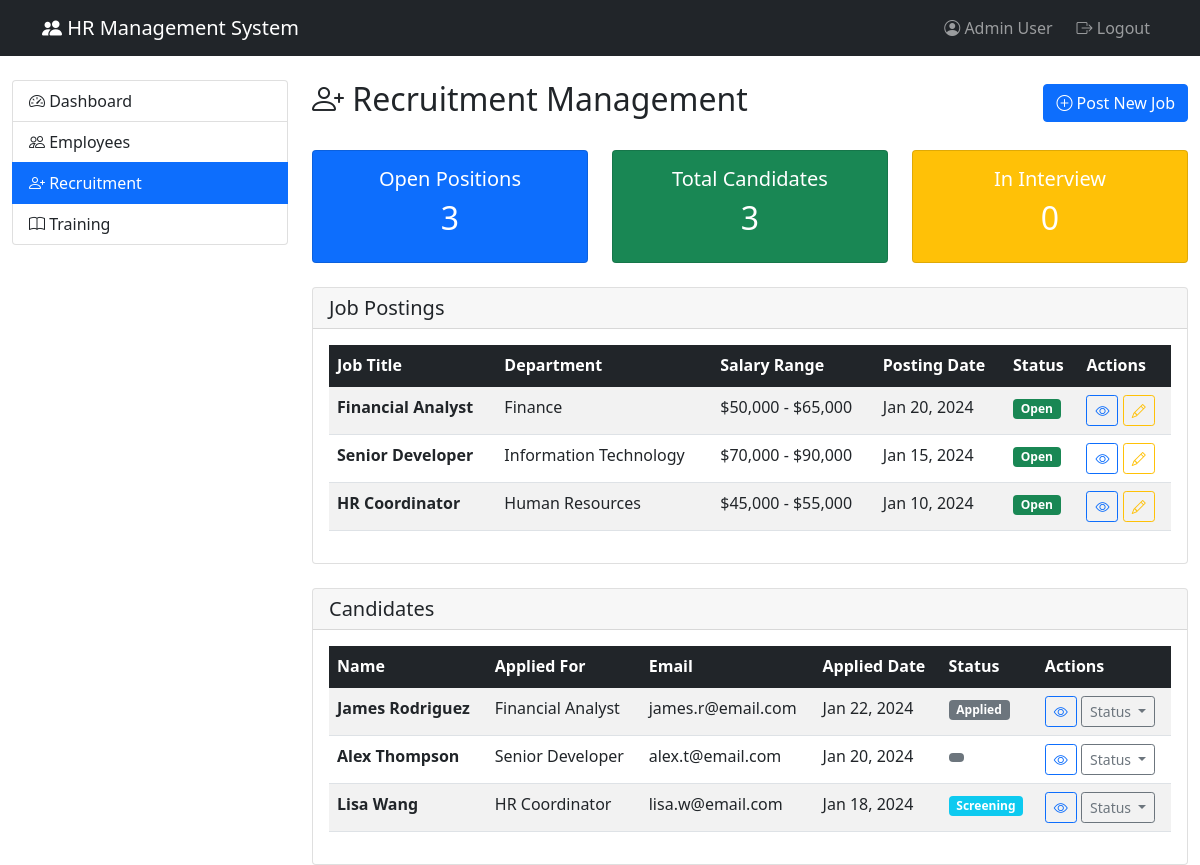
The page /recruitment.php (signed in) on the database its author committed.
### tables this page shows
CREATE TABLE `job_postings` (
  `job_id` int(11) NOT NULL,
  `job_title` varchar(100) NOT NULL,
  `dept_id` int(11) DEFAULT NULL,
  `job_description` text DEFAULT NULL,
  `requirements` text DEFAULT NULL,
  `responsibilities` text DEFAULT NULL,
  `salary_range_min` decimal(10,2) DEFAULT NULL,
  `salary_range_max` decimal(10,2) DEFAULT NULL,
  `position_type` enum('full_time','part_time','contract','internship') DEFAULT 'full_time',
  `work_location` varchar(100) DEFAULT NULL,
  `experience_required` varchar(100) DEFAULT NULL,
  `education_required` varchar(100) DEFAULT NULL,
  `posting_date` date DEFAULT NULL,
  `closing_date` date DEFAULT NULL,
  `status` enum('draft','open','closed','filled','cancelled') DEFAULT 'draft',
  `created_by` int(11) DEFAULT NULL,
  `created_at` timestamp NOT NULL DEFAULT current_timestamp()
);

CREATE TABLE `departments` (
  `dept_id` int(11) NOT NULL,
  `dept_name` varchar(100) NOT NULL,
  `manager_id` int(11) DEFAULT NULL,
  `location` varchar(100) DEFAULT NULL,
  `description` text DEFAULT NULL,
  `budget` decimal(15,2) DEFAULT NULL,
  `created_at` timestamp NOT NULL DEFAULT current_timestamp(),
  `updated_at` timestamp NOT NULL DEFAULT current_timestamp() ON UPDATE current_timestamp()
);

CREATE TABLE `candidates` (
  `candidate_id` int(11) NOT NULL,
  `first_name` varchar(50) NOT NULL,
  `last_name` varchar(50) NOT NULL,
  `email` varchar(100) NOT NULL,
  `phone` varchar(20) DEFAULT NULL,
  `job_id` int(11) NOT NULL,
  `applied_date` date DEFAULT NULL,
  `resume_path` varchar(255) DEFAULT NULL,
  `cover_letter` text DEFAULT NULL,
  `source` enum('website','linkedin','referral','indeed','other') DEFAULT 'website',
  `status` enum('applied','screening','phone_interview','technical_test','onsite_interview','reference_check','offer_pending','offer_accepted','rejected','withdrawn') DEFAULT 'applied',
  `current_stage_date` date DEFAULT NULL,
  `expected_salary` decimal(10,2) DEFAULT NULL,
  `notice_period` int(11) DEFAULT NULL,
  `notes` text DEFAULT NULL,
  `created_at` timestamp NOT NULL DEFAULT current_timestamp()
);

### recruitment.php (the view, shortened to what this page needs)
<?php
require_once 'includes/config.php';
try {
    $stmt = $pdo->query("
        SELECT jp.*, d.dept_name
        FROM job_postings jp
        LEFT JOIN departments d ON jp.dept_id = d.dept_id
        ORDER BY jp.posting_date DESC
    ");
    $job_postings = $stmt->fetchAll(PDO::FETCH_ASSOC);
    $stmt = $pdo->query("
        SELECT c.*, jp.job_title, jp.dept_id
        FROM candidates c
        JOIN job_postings jp ON c.job_id = jp.job_id
        ORDER BY c.applied_date DESC
    ");
    $candidates = $stmt->fetchAll(PDO::FETCH_ASSOC);
    $total_candidates = count($candidates);
    $interview_candidates = count(array_filter($candidates, function($c) { return in_array($c['status'], ['phone_interview', 'onsite_interview']); }));
} catch(PDOException $e) {
    $error = "Error loading recruitment data: " . $e->getMessage();
}
?>
<!DOCTYPE html>
<html lang="en">
<head>
    <link href="https://cdn.jsdelivr.net/npm/bootstrap@5.1.3/dist/css/bootstrap.min.css" rel="stylesheet">
    <link rel="stylesheet" href="https://cdn.jsdelivr.net/npm/bootstrap-icons@1.8.1/font/bootstrap-icons.css">
</head>
<body>
    <nav class="navbar navbar-expand-lg navbar-dark bg-dark">
        <div class="container">
            <a class="navbar-brand" href="dashboard.php">
                <i class="bi bi-people-fill"></i> HR Management System
            </a>
            <div class="navbar-nav ms-auto">
                <span class="navbar-text me-3">
                    <i class="bi bi-person-circle"></i>
                    <?php echo $_SESSION['user_name']; ?>
                </span>
                <a class="nav-link" href="logout.php">
                    <i class="bi bi-box-arrow-right"></i> Logout
                </a>
            </div>
        </div>
    </nav>
    <div class="container-fluid mt-4">
        <div class="row">
            <div class="col-md-3">
                <div class="list-group">
                    <a href="dashboard.php" class="list-group-item list-group-item-action">
                        <i class="bi bi-speedometer2"></i> Dashboard
                    </a>
                    <a href="employees.php" class="list-group-item list-group-item-action">
                        <i class="bi bi-people"></i> Employees
                    </a>
                    <a href="recruitment.php" class="list-group-item list-group-item-action active">
                        <i class="bi bi-person-plus"></i> Recruitment
                    </a>
                    <a href="training.php" class="list-group-item list-group-item-action">
                        <i class="bi bi-book"></i> Training
                    </a>
                </div>
            </div>
            <div class="col-md-9">
                <div class="d-flex justify-content-between align-items-center mb-4">
                    <h2><i class="bi bi-person-plus"></i> Recruitment Management</h2>
                    <div>
                        <button class="btn btn-primary" data-bs-toggle="modal" data-bs-target="#addJobModal">
                            <i class="bi bi-plus-circle"></i> Post New Job
                        </button>
                    </div>
                </div>
                <div class="row mb-4">
                    <div class="col-md-4">
                        <div class="card bg-primary text-white">
                            <div class="card-body text-center">
                                <h5>Open Positions</h5>
                                <h2><?php echo count(array_filter($job_postings, function($jp) { return $jp['status'] == 'open'; })); ?></h2>
                            </div>
                        </div>
                    </div>
                    <div class="col-md-4">
                        <div class="card bg-success text-white">
                            <div class="card-body text-center">
                                <h5>Total Candidates</h5>
                                <h2><?php echo $total_candidates; ?></h2>
                            </div>
                        </div>
                    </div>
                    <div class="col-md-4">
                        <div class="card bg-warning text-white">
                            <div class="card-body text-center">
                                <h5>In Interview</h5>
                                <h2><?php echo $interview_candidates; ?></h2>
                            </div>
                        </div>
                    </div>
                </div>
                <div class="card mb-4">
                    <div class="card-header">
                        <h5 class="card-title mb-0">Job Postings</h5>
                    </div>
                    <div class="card-body">
                        <div class="table-responsive">
                            <table class="table table-striped table-hover">
                                <thead class="table-dark">
                                    <tr>
                                        <th>Job Title</th>
                                        <th>Department</th>
                                        <th>Salary Range</th>
                                        <th>Posting Date</th>
                                        <th>Status</th>
                                        <th>Actions</th>
                                    </tr>
                                </thead>
                                <tbody>
                                    <?php foreach($job_postings as $job): ?>
                                    <tr>
                                        <td><strong><?php echo $job['job_title']; ?></strong></td>
                                        <td><?php echo $job['dept_name']; ?></td>
                                        <td>$<?php echo number_format($job['salary_range_min']); ?> - $<?php echo number_format($job['salary_range_max']); ?></td>
                                        <td><?php echo date('M j, Y', strtotime($job['posting_date'])); ?></td>
                                        <td>
                                            <span class="badge bg-<?php
                                                echo $job['status'] == 'open' ? 'success' :
                                                    ($job['status'] == 'draft' ? 'secondary' : 'danger');
                                            ?>">
                                                <?php echo ucfirst($job['status']); ?>
                                            </span>
                                        </td>
                                        <td>
                                            <button class="btn btn-sm btn-outline-primary">
                                                <i class="bi bi-eye"></i>
                                            </button>
                                            <button class="btn btn-sm btn-outline-warning">
                                                <i class="bi bi-pencil"></i>
                                            </button>
                                        </td>
                                    </tr>
                                    <?php endforeach; ?>
                                </tbody>
                            </table>
                        </div>
                    </div>
                </div>
                <div class="card">
                    <div class="card-header">
                        <h5 class="card-title mb-0">Candidates</h5>
                    </div>
                    <div class="card-body">
                        <div class="table-responsive">
                            <table class="table table-striped table-hover">
                                <thead class="table-dark">
                                    <tr>
                                        <th>Name</th>
                                        <th>Applied For</th>
                                        <th>Email</th>
                                        <th>Applied Date</th>
                                        <th>Status</th>
                                        <th>Actions</th>
                                    </tr>
                                </thead>
                                <tbody>
                                    <?php foreach($candidates as $candidate): ?>
                                    <tr>
                                        <td><strong><?php echo $candidate['first_name'] . ' ' . $candidate['last_name']; ?></strong></td>
                                        <td><?php echo $candidate['job_title']; ?></td>
                                        <td><?php echo $candidate['email']; ?></td>
                                        <td><?php echo date('M j, Y', strtotime($candidate['applied_date'])); ?></td>
                                        <td>
                                            <span class="badge bg-<?php
                                                $statusColors = [
                                                    'applied' => 'secondary',
                                                    'screening' => 'info',
                                                    'phone_interview' => 'primary',
                                                    'onsite_interview' => 'warning',
                                                    'offer_pending' => 'success',
                                                    'offer_accepted' => 'success',
                                                    'rejected' => 'danger'
                                                ];
                                                echo $statusColors[$candidate['status']] ?? 'secondary';
                                            ?>">
                                                <?php echo ucfirst(str_replace('_', ' ', $candidate['status'])); ?>
                                            </span>
                                        </td>
                                        <td>
                                            <button class="btn btn-sm btn-outline-primary view-candidate"
                                                    data-candidate='<?php echo json_encode($candidate); ?>'
                                                    data-bs-toggle="modal"
                                                    data-bs-target="#viewCandidateModal">
                                                <i class="bi bi-eye"></i>
                                            </button>
                                            <div class="btn-group">
                                                <button type="button" class="btn btn-sm btn-outline-secondary dropdown-toggle" data-bs-toggle="dropdown">
                                                    Status
                                                </button>
                                            </div>
                                        </td>
                                    </tr>
                                    <?php endforeach; ?>
                                </tbody>
                            </table>
                        </div>
                    </div>
                </div>
            </div>
        </div>
    </div>
</body>
</html>

### rows shown on the page
job_postings: job_title "Financial Analyst", dept.dept_name "Finance", salary_range_min "50,000", salary_range_max "65,000", posting_date "Jan 20, 2024", status "Open"
job_postings: job_title "Senior Developer", dept.dept_name "Information Technology", salary_range_min "70,000", salary_range_max "90,000", posting_date "Jan 15, 2024", status "Open"
job_postings: job_title "HR Coordinator", dept.dept_name "Human Resources", salary_range_min "45,000", salary_range_max "55,000", posting_date "Jan 10, 2024", status "Open"
candidates: first_name "James", last_name "Rodriguez", job.job_title "Financial Analyst", email "james.r@email.com", applied_date "Jan 22, 2024", status "Applied"
candidates: first_name "Alex", last_name "Thompson", job.job_title "Senior Developer", email "alex.t@email.com", applied_date "Jan 20, 2024"
candidates: first_name "Lisa", last_name "Wang", job.job_title "HR Coordinator", email "lisa.w@email.com", applied_date "Jan 18, 2024", status "Screening"

### other values the page prints
$_SESSION['user_name'] "Admin User"
$total_candidates "3"
$interview_candidates "0"
